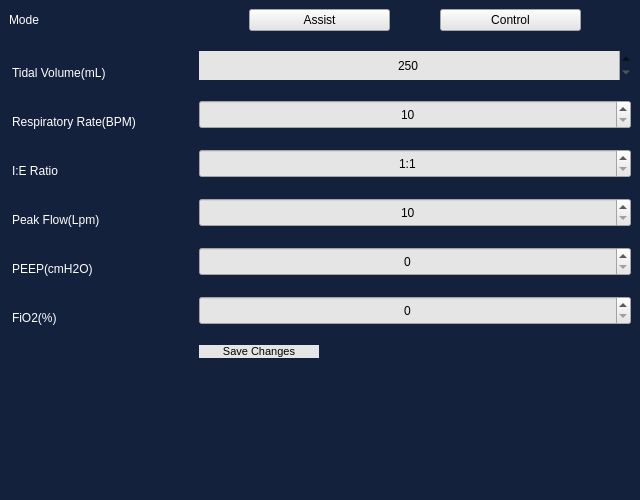
<?xml version="1.0" encoding="UTF-8"?>
<ui version="4.0">
 <class>MainWindow</class>
 <widget class="QMainWindow" name="MainWindow">
  <property name="enabled">
   <bool>true</bool>
  </property>
  <property name="geometry">
   <rect>
    <x>0</x>
    <y>0</y>
    <width>640</width>
    <height>500</height>
   </rect>
  </property>
  <property name="windowTitle">
   <string>MainWindow</string>
  </property>
  <property name="styleSheet">
   <string notr="true"/>
  </property>
  <property name="documentMode">
   <bool>false</bool>
  </property>
  <widget class="QWidget" name="centralwidget">
   <property name="sizePolicy">
    <sizepolicy hsizetype="Preferred" vsizetype="Preferred">
     <horstretch>0</horstretch>
     <verstretch>0</verstretch>
    </sizepolicy>
   </property>
   <property name="maximumSize">
    <size>
     <width>16777215</width>
     <height>16777215</height>
    </size>
   </property>
   <property name="styleSheet">
    <string notr="true">background-color: rgb(20, 33, 61);</string>
   </property>
   <layout class="QVBoxLayout" name="verticalLayout">
    <property name="sizeConstraint">
     <enum>QLayout::SetDefaultConstraint</enum>
    </property>
    <item>
     <layout class="QFormLayout" name="formLayout">
      <property name="labelAlignment">
       <set>Qt::AlignLeading|Qt::AlignLeft|Qt::AlignVCenter</set>
      </property>
      <property name="horizontalSpacing">
       <number>60</number>
      </property>
      <property name="verticalSpacing">
       <number>20</number>
      </property>
      <item row="0" column="0">
       <widget class="QLabel" name="label">
        <property name="styleSheet">
         <string notr="true">color: rgb(255, 255, 255);
font: 75 11pt &quot;Segoe UI&quot;;</string>
        </property>
        <property name="text">
         <string>Mode</string>
        </property>
       </widget>
      </item>
      <item row="0" column="1">
       <layout class="QHBoxLayout" name="horizontalLayout">
        <property name="spacing">
         <number>50</number>
        </property>
        <property name="leftMargin">
         <number>50</number>
        </property>
        <property name="rightMargin">
         <number>50</number>
        </property>
        <item>
         <widget class="QPushButton" name="btn_assist">
          <property name="maximumSize">
           <size>
            <width>16777215</width>
            <height>16777215</height>
           </size>
          </property>
          <property name="cursor">
           <cursorShape>PointingHandCursor</cursorShape>
          </property>
          <property name="styleSheet">
           <string notr="true">color: rgb(0, 0, 0);
background-color: rgb(229, 229, 229);</string>
          </property>
          <property name="text">
           <string>Assist</string>
          </property>
          <property name="icon">
           <iconset resource="../src/images.qrc">
            <normaloff>:/buttons/img/pngfind.com-help-icon-png-6607487.png</normaloff>:/buttons/img/pngfind.com-help-icon-png-6607487.png</iconset>
          </property>
          <property name="iconSize">
           <size>
            <width>32</width>
            <height>32</height>
           </size>
          </property>
          <property name="flat">
           <bool>false</bool>
          </property>
         </widget>
        </item>
        <item>
         <widget class="QPushButton" name="btn_control">
          <property name="cursor">
           <cursorShape>PointingHandCursor</cursorShape>
          </property>
          <property name="styleSheet">
           <string notr="true">color: rgb(0, 0, 0);
background-color: rgb(229, 229, 229);</string>
          </property>
          <property name="text">
           <string>Control</string>
          </property>
          <property name="icon">
           <iconset resource="../src/images.qrc">
            <normaloff>:/buttons/img/iconfinder_intellectual-brain-intelligent-guru-sage-pundit_3790079.png</normaloff>:/buttons/img/iconfinder_intellectual-brain-intelligent-guru-sage-pundit_3790079.png</iconset>
          </property>
          <property name="iconSize">
           <size>
            <width>32</width>
            <height>32</height>
           </size>
          </property>
          <property name="flat">
           <bool>false</bool>
          </property>
         </widget>
        </item>
       </layout>
      </item>
      <item row="1" column="0">
       <widget class="QLabel" name="label_2">
        <property name="styleSheet">
         <string notr="true">color: rgb(255, 255, 255);
font: 75 11pt &quot;Segoe UI&quot;;
margin-top: 15px;</string>
        </property>
        <property name="text">
         <string>Tidal Volume(mL)</string>
        </property>
       </widget>
      </item>
      <item row="1" column="1">
       <layout class="QHBoxLayout" name="horizontalLayout_2">
        <item>
         <widget class="QSpinBox" name="txt_tidal_volume">
          <property name="maximumSize">
           <size>
            <width>16777215</width>
            <height>30</height>
           </size>
          </property>
          <property name="styleSheet">
           <string notr="true">background-color: rgb(229, 229, 229);
font: 75 11pt &quot;Segoe UI&quot;;</string>
          </property>
          <property name="frame">
           <bool>false</bool>
          </property>
          <property name="alignment">
           <set>Qt::AlignCenter</set>
          </property>
          <property name="showGroupSeparator" stdset="0">
           <bool>false</bool>
          </property>
          <property name="suffix">
           <string/>
          </property>
          <property name="minimum">
           <number>250</number>
          </property>
          <property name="maximum">
           <number>800</number>
          </property>
         </widget>
        </item>
       </layout>
      </item>
      <item row="2" column="0">
       <widget class="QLabel" name="label_3">
        <property name="styleSheet">
         <string notr="true">color: rgb(255, 255, 255);
font: 75 11pt &quot;Segoe UI&quot;;
margin-top: 15px;</string>
        </property>
        <property name="text">
         <string>Respiratory Rate(BPM)</string>
        </property>
       </widget>
      </item>
      <item row="2" column="1">
       <layout class="QHBoxLayout" name="horizontalLayout_3">
        <item>
         <widget class="QSpinBox" name="txt_resprate">
          <property name="maximumSize">
           <size>
            <width>16777215</width>
            <height>30</height>
           </size>
          </property>
          <property name="styleSheet">
           <string notr="true">background-color: rgb(229, 229, 229);
font: 75 11pt &quot;Segoe UI&quot;;</string>
          </property>
          <property name="alignment">
           <set>Qt::AlignCenter</set>
          </property>
          <property name="suffix">
           <string/>
          </property>
          <property name="minimum">
           <number>10</number>
          </property>
          <property name="maximum">
           <number>30</number>
          </property>
         </widget>
        </item>
       </layout>
      </item>
      <item row="3" column="0">
       <widget class="QLabel" name="label_4">
        <property name="styleSheet">
         <string notr="true">color: rgb(255, 255, 255);
font: 75 11pt &quot;Segoe UI&quot;;
margin-top: 15px;</string>
        </property>
        <property name="text">
         <string>I:E Ratio</string>
        </property>
       </widget>
      </item>
      <item row="3" column="1">
       <layout class="QHBoxLayout" name="horizontalLayout_4">
        <item>
         <widget class="QSpinBox" name="txt_ieratio">
          <property name="maximumSize">
           <size>
            <width>16777215</width>
            <height>30</height>
           </size>
          </property>
          <property name="styleSheet">
           <string notr="true">background-color: rgb(229, 229, 229);
font: 75 11pt &quot;Segoe UI&quot;;</string>
          </property>
          <property name="alignment">
           <set>Qt::AlignCenter</set>
          </property>
          <property name="suffix">
           <string/>
          </property>
          <property name="prefix">
           <string>1:</string>
          </property>
          <property name="minimum">
           <number>1</number>
          </property>
          <property name="maximum">
           <number>3</number>
          </property>
         </widget>
        </item>
       </layout>
      </item>
      <item row="4" column="0">
       <widget class="QLabel" name="label_5">
        <property name="styleSheet">
         <string notr="true">color: rgb(255, 255, 255);
font: 75 11pt &quot;Segoe UI&quot;;
margin-top: 15px;</string>
        </property>
        <property name="text">
         <string>Peak Flow(Lpm)</string>
        </property>
       </widget>
      </item>
      <item row="4" column="1">
       <layout class="QHBoxLayout" name="horizontalLayout_5">
        <item>
         <widget class="QSpinBox" name="txt_peakflow">
          <property name="maximumSize">
           <size>
            <width>16777215</width>
            <height>30</height>
           </size>
          </property>
          <property name="styleSheet">
           <string notr="true">background-color: rgb(229, 229, 229);
font: 75 11pt &quot;Segoe UI&quot;;</string>
          </property>
          <property name="alignment">
           <set>Qt::AlignCenter</set>
          </property>
          <property name="suffix">
           <string/>
          </property>
          <property name="minimum">
           <number>10</number>
          </property>
          <property name="maximum">
           <number>50</number>
          </property>
         </widget>
        </item>
       </layout>
      </item>
      <item row="5" column="0">
       <widget class="QLabel" name="label_6">
        <property name="styleSheet">
         <string notr="true">color: rgb(255, 255, 255);
font: 75 11pt &quot;Segoe UI&quot;;
margin-top: 15px;</string>
        </property>
        <property name="text">
         <string>PEEP(cmH2O)</string>
        </property>
       </widget>
      </item>
      <item row="5" column="1">
       <layout class="QHBoxLayout" name="horizontalLayout_6">
        <item>
         <widget class="QSpinBox" name="txt_peep">
          <property name="maximumSize">
           <size>
            <width>16777215</width>
            <height>30</height>
           </size>
          </property>
          <property name="styleSheet">
           <string notr="true">background-color: rgb(229, 229, 229);
font: 75 11pt &quot;Segoe UI&quot;;</string>
          </property>
          <property name="alignment">
           <set>Qt::AlignCenter</set>
          </property>
          <property name="suffix">
           <string/>
          </property>
          <property name="maximum">
           <number>10</number>
          </property>
         </widget>
        </item>
       </layout>
      </item>
      <item row="6" column="0">
       <widget class="QLabel" name="label_7">
        <property name="styleSheet">
         <string notr="true">color: rgb(255, 255, 255);
font: 75 11pt &quot;Segoe UI&quot;;
margin-top: 15px;</string>
        </property>
        <property name="text">
         <string>FiO2(%)</string>
        </property>
       </widget>
      </item>
      <item row="6" column="1">
       <layout class="QHBoxLayout" name="horizontalLayout_7">
        <item>
         <widget class="QSpinBox" name="txt_fio2">
          <property name="maximumSize">
           <size>
            <width>16777215</width>
            <height>30</height>
           </size>
          </property>
          <property name="styleSheet">
           <string notr="true">background-color: rgb(229, 229, 229);
font: 75 11pt &quot;Segoe UI&quot;;</string>
          </property>
          <property name="alignment">
           <set>Qt::AlignCenter</set>
          </property>
          <property name="suffix">
           <string/>
          </property>
          <property name="maximum">
           <number>100</number>
          </property>
         </widget>
        </item>
       </layout>
      </item>
      <item row="7" column="1">
       <widget class="QPushButton" name="btn_save">
        <property name="sizePolicy">
         <sizepolicy hsizetype="Minimum" vsizetype="Maximum">
          <horstretch>0</horstretch>
          <verstretch>0</verstretch>
         </sizepolicy>
        </property>
        <property name="maximumSize">
         <size>
          <width>120</width>
          <height>64</height>
         </size>
        </property>
        <property name="font">
         <font>
          <pointsize>8</pointsize>
         </font>
        </property>
        <property name="cursor">
         <cursorShape>PointingHandCursor</cursorShape>
        </property>
        <property name="layoutDirection">
         <enum>Qt::LeftToRight</enum>
        </property>
        <property name="autoFillBackground">
         <bool>false</bool>
        </property>
        <property name="styleSheet">
         <string notr="true">color: rgb(0, 0, 0);
background-color: rgb(229, 229, 229);
border-radius: 10px;</string>
        </property>
        <property name="text">
         <string>Save Changes</string>
        </property>
        <property name="icon">
         <iconset resource="../src/images.qrc">
          <normaloff>:/buttons/img/save-48.png</normaloff>:/buttons/img/save-48.png</iconset>
        </property>
        <property name="iconSize">
         <size>
          <width>32</width>
          <height>48</height>
         </size>
        </property>
        <property name="flat">
         <bool>true</bool>
        </property>
       </widget>
      </item>
     </layout>
    </item>
   </layout>
  </widget>
 </widget>
 <resources>
  <include location="../src/images.qrc"/>
 </resources>
 <connections/>
</ui>
